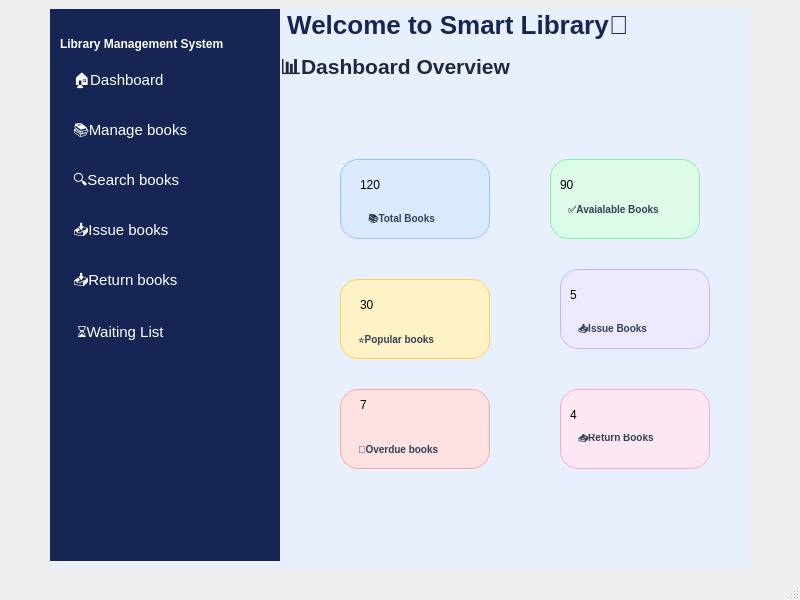
<?xml version="1.0" encoding="UTF-8"?>
<ui version="4.0">
 <class>MainWindow</class>
 <widget class="QMainWindow" name="MainWindow">
  <property name="geometry">
   <rect>
    <x>0</x>
    <y>0</y>
    <width>800</width>
    <height>600</height>
   </rect>
  </property>
  <property name="windowTitle">
   <string>MainWindow</string>
  </property>
  <widget class="QWidget" name="centralwidget">
   <layout class="QHBoxLayout" name="horizontalLayout">
    <item>
     <widget class="QWidget" name="contentarea" native="true">
      <property name="minimumSize">
       <size>
        <width>700</width>
        <height>0</height>
       </size>
      </property>
      <property name="maximumSize">
       <size>
        <width>700</width>
        <height>16777215</height>
       </size>
      </property>
      <property name="styleSheet">
       <string notr="true">background-color: #E8F0FE;
border: none;
</string>
      </property>
      <widget class="QWidget" name="sidebar" native="true">
       <property name="geometry">
        <rect>
         <x>0</x>
         <y>0</y>
         <width>230</width>
         <height>552</height>
        </rect>
       </property>
       <property name="minimumSize">
        <size>
         <width>230</width>
         <height>0</height>
        </size>
       </property>
       <property name="maximumSize">
        <size>
         <width>220</width>
         <height>16777215</height>
        </size>
       </property>
       <property name="styleSheet">
        <string notr="true">background-color: #172554;</string>
       </property>
       <widget class="QLabel" name="label">
        <property name="geometry">
         <rect>
          <x>10</x>
          <y>10</y>
          <width>210</width>
          <height>16</height>
         </rect>
        </property>
        <property name="styleSheet">
         <string notr="true">	color: white;  font-weight: bold;
font:  15pt &quot;Times New Roman&quot;;</string>
        </property>
        <property name="text">
         <string>Library Management System</string>
        </property>
       </widget>
       <widget class="QPushButton" name="dashboard">
        <property name="geometry">
         <rect>
          <x>10</x>
          <y>50</y>
          <width>141</width>
          <height>45</height>
         </rect>
        </property>
        <property name="styleSheet">
         <string notr="true">QPushButton {
    color: white;
    background-color: transparent;
    border: 1px solid transparent;
    border-radius: 10px;
    padding: 12px;
    text-align: left;
    font-size: 15px;
}

QPushButton:hover {
    background-color: #2563EB;
    border: 1px solid #60A5FA;
    border-radius: 10px;
}

QPushButton:checked {
    background-color: #2563EB;
    border: 1px solid #60A5FA;
    border-radius: 10px;
}</string>
        </property>
        <property name="text">
         <string>🏠Dashboard</string>
        </property>
        <property name="checkable">
         <bool>true</bool>
        </property>
       </widget>
       <widget class="QPushButton" name="pushButton_2">
        <property name="geometry">
         <rect>
          <x>10</x>
          <y>100</y>
          <width>151</width>
          <height>45</height>
         </rect>
        </property>
        <property name="styleSheet">
         <string notr="true">QPushButton {
    color: white;
    background-color: transparent;
    border: 1px solid transparent;
    border-radius: 10px;
    padding: 12px;
    text-align: left;
    font-size: 15px;
}

QPushButton:hover {
    background-color: #2563EB;
    border: 1px solid #60A5FA;
    border-radius: 10px;
}

QPushButton:checked {
    background-color: #2563EB;
    border: 1px solid #60A5FA;
    border-radius: 10px;
}</string>
        </property>
        <property name="text">
         <string>📚Manage books</string>
        </property>
        <property name="checkable">
         <bool>true</bool>
        </property>
       </widget>
       <widget class="QPushButton" name="pushButton_3">
        <property name="geometry">
         <rect>
          <x>10</x>
          <y>150</y>
          <width>141</width>
          <height>45</height>
         </rect>
        </property>
        <property name="styleSheet">
         <string notr="true">QPushButton {
    color: white;
    background-color: transparent;
    border: 1px solid transparent;
    border-radius: 10px;
    padding: 12px;
    text-align: left;
    font-size: 15px;
}

QPushButton:hover {
    background-color: #2563EB;
    border: 1px solid #60A5FA;
    border-radius: 10px;
}

QPushButton:checked {
    background-color: #2563EB;
    border: 1px solid #60A5FA;
    border-radius: 10px;
}</string>
        </property>
        <property name="text">
         <string>🔍Search books</string>
        </property>
        <property name="checkable">
         <bool>true</bool>
        </property>
       </widget>
       <widget class="QPushButton" name="pushButton_4">
        <property name="geometry">
         <rect>
          <x>10</x>
          <y>200</y>
          <width>131</width>
          <height>45</height>
         </rect>
        </property>
        <property name="styleSheet">
         <string notr="true">QPushButton {
    color: white;
    background-color: transparent;
    border: 1px solid transparent;
    border-radius: 10px;
    padding: 12px;
    text-align: left;
    font-size: 15px;
}

QPushButton:hover {
    background-color: #2563EB;
    border: 1px solid #60A5FA;
    border-radius: 10px;
}

QPushButton:checked {
    background-color: #2563EB;
    border: 1px solid #60A5FA;
    border-radius: 10px;
}</string>
        </property>
        <property name="text">
         <string>📥Issue books</string>
        </property>
        <property name="checkable">
         <bool>true</bool>
        </property>
       </widget>
       <widget class="QPushButton" name="pushButton_5">
        <property name="geometry">
         <rect>
          <x>10</x>
          <y>250</y>
          <width>141</width>
          <height>45</height>
         </rect>
        </property>
        <property name="styleSheet">
         <string notr="true">QPushButton {
    color: white;
    background-color: transparent;
    border: 1px solid transparent;
    border-radius: 10px;
    padding: 12px;
    text-align: left;
    font-size: 15px;
}

QPushButton:hover {
    background-color: #2563EB;
    border: 1px solid #60A5FA;
    border-radius: 10px;
}

QPushButton:checked {
    background-color: #2563EB;
    border: 1px solid #60A5FA;
    border-radius: 10px;
}</string>
        </property>
        <property name="text">
         <string>📥Return books</string>
        </property>
        <property name="checkable">
         <bool>true</bool>
        </property>
       </widget>
       <widget class="QPushButton" name="pushButton_6">
        <property name="geometry">
         <rect>
          <x>10</x>
          <y>300</y>
          <width>131</width>
          <height>45</height>
         </rect>
        </property>
        <property name="styleSheet">
         <string notr="true">QPushButton {
    color: white;
    background-color: transparent;
    border: 1px solid transparent;
    border-radius: 10px;
    padding: 12px;
    text-align: left;
    font-size: 15px;
}

QPushButton:hover {
    background-color: #2563EB;
    border: 1px solid #60A5FA;
    border-radius: 10px;
}

QPushButton:checked {
    background-color: #2563EB;
    border: 1px solid #60A5FA;
    border-radius: 10px;
}</string>
        </property>
        <property name="text">
         <string>	⏳Waiting List</string>
        </property>
        <property name="checkable">
         <bool>true</bool>
        </property>
       </widget>
       <widget class="QWidget" name="sidebar_2" native="true">
        <property name="geometry">
         <rect>
          <x>0</x>
          <y>0</y>
          <width>250</width>
          <height>552</height>
         </rect>
        </property>
        <property name="minimumSize">
         <size>
          <width>250</width>
          <height>0</height>
         </size>
        </property>
        <property name="maximumSize">
         <size>
          <width>220</width>
          <height>16777215</height>
         </size>
        </property>
        <property name="styleSheet">
         <string notr="true">background-color: #172554;</string>
        </property>
        <widget class="QLabel" name="label_15">
         <property name="geometry">
          <rect>
           <x>10</x>
           <y>10</y>
           <width>210</width>
           <height>50</height>
          </rect>
         </property>
         <property name="styleSheet">
          <string notr="true">	color: white;  font-weight: bold;
font:  15pt &quot;Times New Roman&quot;;</string>
         </property>
         <property name="text">
          <string>Library Management System</string>
         </property>
        </widget>
        <widget class="QPushButton" name="dashboard_2">
         <property name="geometry">
          <rect>
           <x>10</x>
           <y>50</y>
           <width>141</width>
           <height>45</height>
          </rect>
         </property>
         <property name="styleSheet">
          <string notr="true">QPushButton {
    color: white;
    background-color: transparent;
    border: 1px solid transparent;
    border-radius: 10px;
    padding: 12px;
    text-align: left;
    font-size: 15px;
}

QPushButton:hover {
    background-color: #2563EB;
    border: 1px solid #60A5FA;
    border-radius: 10px;
}

QPushButton:checked {
    background-color: #2563EB;
    border: 1px solid #60A5FA;
    border-radius: 10px;
}</string>
         </property>
         <property name="text">
          <string>🏠Dashboard</string>
         </property>
         <property name="checkable">
          <bool>true</bool>
         </property>
        </widget>
        <widget class="QPushButton" name="pushButton_7">
         <property name="geometry">
          <rect>
           <x>10</x>
           <y>100</y>
           <width>151</width>
           <height>45</height>
          </rect>
         </property>
         <property name="styleSheet">
          <string notr="true">QPushButton {
    color: white;
    background-color: transparent;
    border: 1px solid transparent;
    border-radius: 10px;
    padding: 12px;
    text-align: left;
    font-size: 15px;
}

QPushButton:hover {
    background-color: #2563EB;
    border: 1px solid #60A5FA;
    border-radius: 10px;
}

QPushButton:checked {
    background-color: #2563EB;
    border: 1px solid #60A5FA;
    border-radius: 10px;
}</string>
         </property>
         <property name="text">
          <string>📚Manage books</string>
         </property>
         <property name="checkable">
          <bool>true</bool>
         </property>
        </widget>
        <widget class="QPushButton" name="pushButton_8">
         <property name="geometry">
          <rect>
           <x>10</x>
           <y>150</y>
           <width>141</width>
           <height>45</height>
          </rect>
         </property>
         <property name="styleSheet">
          <string notr="true">QPushButton {
    color: white;
    background-color: transparent;
    border: 1px solid transparent;
    border-radius: 10px;
    padding: 12px;
    text-align: left;
    font-size: 15px;
}

QPushButton:hover {
    background-color: #2563EB;
    border: 1px solid #60A5FA;
    border-radius: 10px;
}

QPushButton:checked {
    background-color: #2563EB;
    border: 1px solid #60A5FA;
    border-radius: 10px;
}</string>
         </property>
         <property name="text">
          <string>🔍Search books</string>
         </property>
         <property name="checkable">
          <bool>true</bool>
         </property>
        </widget>
        <widget class="QPushButton" name="pushButton_9">
         <property name="geometry">
          <rect>
           <x>10</x>
           <y>200</y>
           <width>131</width>
           <height>45</height>
          </rect>
         </property>
         <property name="styleSheet">
          <string notr="true">QPushButton {
    color: white;
    background-color: transparent;
    border: 1px solid transparent;
    border-radius: 10px;
    padding: 12px;
    text-align: left;
    font-size: 15px;
}

QPushButton:hover {
    background-color: #2563EB;
    border: 1px solid #60A5FA;
    border-radius: 10px;
}

QPushButton:checked {
    background-color: #2563EB;
    border: 1px solid #60A5FA;
    border-radius: 10px;
}</string>
         </property>
         <property name="text">
          <string>📥Issue books</string>
         </property>
         <property name="checkable">
          <bool>true</bool>
         </property>
        </widget>
        <widget class="QPushButton" name="pushButton_10">
         <property name="geometry">
          <rect>
           <x>10</x>
           <y>250</y>
           <width>141</width>
           <height>45</height>
          </rect>
         </property>
         <property name="styleSheet">
          <string notr="true">QPushButton {
    color: white;
    background-color: transparent;
    border: 1px solid transparent;
    border-radius: 10px;
    padding: 12px;
    text-align: left;
    font-size: 15px;
}

QPushButton:hover {
    background-color: #2563EB;
    border: 1px solid #60A5FA;
    border-radius: 10px;
}

QPushButton:checked {
    background-color: #2563EB;
    border: 1px solid #60A5FA;
    border-radius: 10px;
}</string>
         </property>
         <property name="text">
          <string>📥Return books</string>
         </property>
         <property name="checkable">
          <bool>true</bool>
         </property>
        </widget>
        <widget class="QPushButton" name="pushButton_11">
         <property name="geometry">
          <rect>
           <x>10</x>
           <y>300</y>
           <width>131</width>
           <height>45</height>
          </rect>
         </property>
         <property name="styleSheet">
          <string notr="true">QPushButton {
    color: white;
    background-color: transparent;
    border: 1px solid transparent;
    border-radius: 10px;
    padding: 12px;
    text-align: left;
    font-size: 15px;
}

QPushButton:hover {
    background-color: #2563EB;
    border: 1px solid #60A5FA;
    border-radius: 10px;
}

QPushButton:checked {
    background-color: #2563EB;
    border: 1px solid #60A5FA;
    border-radius: 10px;
}</string>
         </property>
         <property name="text">
          <string>	⏳Waiting List</string>
         </property>
         <property name="checkable">
          <bool>true</bool>
         </property>
        </widget>
       </widget>
      </widget>
      <widget class="QLabel" name="label_2">
       <property name="geometry">
        <rect>
         <x>230</x>
         <y>0</y>
         <width>411</width>
         <height>31</height>
        </rect>
       </property>
       <property name="styleSheet">
        <string notr="true">QLabel {
    color: #172554;
    font-size: 26px;
    font-weight: bold;
}</string>
       </property>
       <property name="text">
        <string> Welcome to Smart Library👋</string>
       </property>
      </widget>
      <widget class="QLabel" name="label_3">
       <property name="geometry">
        <rect>
         <x>230</x>
         <y>50</y>
         <width>251</width>
         <height>21</height>
        </rect>
       </property>
       <property name="styleSheet">
        <string notr="true">QLabel {
    color: #1E293B;
    font-size: 21px;
    font-weight: bold;
}</string>
       </property>
       <property name="text">
        <string>📊Dashboard Overview</string>
       </property>
      </widget>
      <widget class="QFrame" name="cardtotal">
       <property name="geometry">
        <rect>
         <x>290</x>
         <y>150</y>
         <width>150</width>
         <height>80</height>
        </rect>
       </property>
       <property name="minimumSize">
        <size>
         <width>150</width>
         <height>35</height>
        </size>
       </property>
       <property name="styleSheet">
        <string notr="true">QFrame#cardtotal {
    background-color: #DBEAFE;
    border: 1px solid #93C5FD;
    border-radius: 18px;
}</string>
       </property>
       <property name="frameShape">
        <enum>QFrame::Shape::StyledPanel</enum>
       </property>
       <property name="frameShadow">
        <enum>QFrame::Shadow::Raised</enum>
       </property>
       <widget class="QLabel" name="label_4">
        <property name="geometry">
         <rect>
          <x>20</x>
          <y>50</y>
          <width>91</width>
          <height>21</height>
         </rect>
        </property>
        <property name="minimumSize">
         <size>
          <width>20</width>
          <height>5</height>
         </size>
        </property>
        <property name="styleSheet">
         <string notr="true">QLabel {
    color: #334155;
    font-size: 10px;
    font-weight: bold;
    background-color: transparent;
    border: none;
    padding: 5px;
}</string>
        </property>
        <property name="text">
         <string>📚Total Books</string>
        </property>
       </widget>
       <widget class="QLabel" name="label_10">
        <property name="geometry">
         <rect>
          <x>20</x>
          <y>20</y>
          <width>37</width>
          <height>12</height>
         </rect>
        </property>
        <property name="styleSheet">
         <string notr="true">background-color: transparent;
border: none;</string>
        </property>
        <property name="text">
         <string>120</string>
        </property>
       </widget>
      </widget>
      <widget class="QFrame" name="cardavailable">
       <property name="geometry">
        <rect>
         <x>500</x>
         <y>150</y>
         <width>150</width>
         <height>80</height>
        </rect>
       </property>
       <property name="minimumSize">
        <size>
         <width>150</width>
         <height>35</height>
        </size>
       </property>
       <property name="styleSheet">
        <string notr="true">QFrame#cardavailable {
    background-color: #DCFCE7;
    border: 1px solid #86EFAC;
    border-radius: 18px;
}</string>
       </property>
       <property name="frameShape">
        <enum>QFrame::Shape::StyledPanel</enum>
       </property>
       <property name="frameShadow">
        <enum>QFrame::Shadow::Raised</enum>
       </property>
       <widget class="QLabel" name="label_5">
        <property name="geometry">
         <rect>
          <x>10</x>
          <y>40</y>
          <width>111</width>
          <height>21</height>
         </rect>
        </property>
        <property name="minimumSize">
         <size>
          <width>20</width>
          <height>5</height>
         </size>
        </property>
        <property name="styleSheet">
         <string notr="true">QLabel {
    color: #334155;
    font-size: 10px;
    font-weight: bold;
    background-color: transparent;
    border: none;
    padding: 5px;
}</string>
        </property>
        <property name="text">
         <string>✅Avaialable Books</string>
        </property>
       </widget>
       <widget class="QLabel" name="label_11">
        <property name="geometry">
         <rect>
          <x>10</x>
          <y>20</y>
          <width>37</width>
          <height>12</height>
         </rect>
        </property>
        <property name="styleSheet">
         <string notr="true">background-color: transparent;
border: none;</string>
        </property>
        <property name="text">
         <string>90</string>
        </property>
       </widget>
      </widget>
      <widget class="QFrame" name="cardoverdue">
       <property name="geometry">
        <rect>
         <x>290</x>
         <y>380</y>
         <width>150</width>
         <height>80</height>
        </rect>
       </property>
       <property name="minimumSize">
        <size>
         <width>150</width>
         <height>35</height>
        </size>
       </property>
       <property name="styleSheet">
        <string notr="true">QFrame#cardoverdue {
    background-color: #FEE2E2;
    border: 1px solid #FCA5A5;
    border-radius: 18px;
}</string>
       </property>
       <property name="frameShape">
        <enum>QFrame::Shape::StyledPanel</enum>
       </property>
       <property name="frameShadow">
        <enum>QFrame::Shadow::Raised</enum>
       </property>
       <widget class="QLabel" name="label_6">
        <property name="geometry">
         <rect>
          <x>10</x>
          <y>50</y>
          <width>101</width>
          <height>21</height>
         </rect>
        </property>
        <property name="minimumSize">
         <size>
          <width>15</width>
          <height>5</height>
         </size>
        </property>
        <property name="styleSheet">
         <string notr="true">QLabel {
    color: #334155;
    font-size: 10px;
    font-weight: bold;
    background-color: transparent;
    border: none;
    padding: 5px;
}</string>
        </property>
        <property name="text">
         <string>⏰Overdue books</string>
        </property>
       </widget>
       <widget class="QLabel" name="label_16">
        <property name="geometry">
         <rect>
          <x>20</x>
          <y>10</y>
          <width>37</width>
          <height>12</height>
         </rect>
        </property>
        <property name="styleSheet">
         <string notr="true">background-color: transparent;
border: none;</string>
        </property>
        <property name="text">
         <string>7</string>
        </property>
       </widget>
      </widget>
      <widget class="QFrame" name="cardpopular">
       <property name="geometry">
        <rect>
         <x>290</x>
         <y>270</y>
         <width>150</width>
         <height>80</height>
        </rect>
       </property>
       <property name="minimumSize">
        <size>
         <width>150</width>
         <height>35</height>
        </size>
       </property>
       <property name="styleSheet">
        <string notr="true">QFrame#cardpopular {
    background-color: #FEF3C7;
    border: 1px solid #FCD34D;
    border-radius: 18px;
}</string>
       </property>
       <property name="frameShape">
        <enum>QFrame::Shape::StyledPanel</enum>
       </property>
       <property name="frameShadow">
        <enum>QFrame::Shadow::Raised</enum>
       </property>
       <widget class="QLabel" name="label_7">
        <property name="geometry">
         <rect>
          <x>10</x>
          <y>50</y>
          <width>101</width>
          <height>21</height>
         </rect>
        </property>
        <property name="minimumSize">
         <size>
          <width>20</width>
          <height>5</height>
         </size>
        </property>
        <property name="styleSheet">
         <string notr="true">QLabel {
    color: #334155;
    font-size: 10px;
    font-weight: bold;
    background-color: transparent;
    border: none;
    padding: 5px;
}</string>
        </property>
        <property name="text">
         <string>⭐Popular books</string>
        </property>
       </widget>
       <widget class="QLabel" name="label_13">
        <property name="geometry">
         <rect>
          <x>20</x>
          <y>20</y>
          <width>37</width>
          <height>12</height>
         </rect>
        </property>
        <property name="styleSheet">
         <string notr="true">background-color: transparent;
border: none;</string>
        </property>
        <property name="text">
         <string>30</string>
        </property>
       </widget>
      </widget>
      <widget class="QFrame" name="cardissue">
       <property name="geometry">
        <rect>
         <x>510</x>
         <y>260</y>
         <width>150</width>
         <height>80</height>
        </rect>
       </property>
       <property name="minimumSize">
        <size>
         <width>150</width>
         <height>35</height>
        </size>
       </property>
       <property name="styleSheet">
        <string notr="true">QFrame#cardissue {
    background-color: #EDE9FE;
    border: 1px solid #C4B5FD;
    border-radius: 18px;
}</string>
       </property>
       <property name="frameShape">
        <enum>QFrame::Shape::StyledPanel</enum>
       </property>
       <property name="frameShadow">
        <enum>QFrame::Shadow::Raised</enum>
       </property>
       <widget class="QLabel" name="label_8">
        <property name="geometry">
         <rect>
          <x>10</x>
          <y>50</y>
          <width>101</width>
          <height>21</height>
         </rect>
        </property>
        <property name="minimumSize">
         <size>
          <width>20</width>
          <height>5</height>
         </size>
        </property>
        <property name="maximumSize">
         <size>
          <width>16777215</width>
          <height>16777215</height>
         </size>
        </property>
        <property name="styleSheet">
         <string notr="true">QLabel {
    color: #334155;
    font-size: 10px;
    font-weight: bold;
    background-color: transparent;
    border: none;
    padding: 5px;
}</string>
        </property>
        <property name="text">
         <string>📥Issue Books</string>
        </property>
       </widget>
       <widget class="QLabel" name="label_12">
        <property name="geometry">
         <rect>
          <x>10</x>
          <y>20</y>
          <width>37</width>
          <height>12</height>
         </rect>
        </property>
        <property name="styleSheet">
         <string notr="true">background-color: transparent;
border: none;</string>
        </property>
        <property name="text">
         <string>5</string>
        </property>
       </widget>
      </widget>
      <widget class="QFrame" name="cardreturn">
       <property name="geometry">
        <rect>
         <x>510</x>
         <y>380</y>
         <width>150</width>
         <height>80</height>
        </rect>
       </property>
       <property name="minimumSize">
        <size>
         <width>150</width>
         <height>35</height>
        </size>
       </property>
       <property name="styleSheet">
        <string notr="true">QFrame#cardreturn{
    background-color: #FCE7F3;
    border: 1px solid #F9A8D4;
    border-radius: 18px;
}</string>
       </property>
       <property name="frameShape">
        <enum>QFrame::Shape::StyledPanel</enum>
       </property>
       <property name="frameShadow">
        <enum>QFrame::Shadow::Raised</enum>
       </property>
       <widget class="QLabel" name="label_9">
        <property name="geometry">
         <rect>
          <x>10</x>
          <y>40</y>
          <width>101</width>
          <height>20</height>
         </rect>
        </property>
        <property name="minimumSize">
         <size>
          <width>15</width>
          <height>5</height>
         </size>
        </property>
        <property name="styleSheet">
         <string notr="true">QLabel {
    color: #334155;
    font-size: 10px;
    font-weight: bold;
    background-color: transparent;
    border: none;
    padding: 5px;
}</string>
        </property>
        <property name="text">
         <string>📥Return Books</string>
        </property>
       </widget>
       <widget class="QLabel" name="label_14">
        <property name="geometry">
         <rect>
          <x>10</x>
          <y>20</y>
          <width>37</width>
          <height>12</height>
         </rect>
        </property>
        <property name="styleSheet">
         <string notr="true">background-color: transparent;
border: none;</string>
        </property>
        <property name="text">
         <string>4</string>
        </property>
       </widget>
      </widget>
     </widget>
    </item>
   </layout>
  </widget>
  <widget class="QMenuBar" name="menubar">
   <property name="geometry">
    <rect>
     <x>0</x>
     <y>0</y>
     <width>800</width>
     <height>18</height>
    </rect>
   </property>
  </widget>
  <widget class="QStatusBar" name="statusbar"/>
 </widget>
 <resources/>
 <connections/>
</ui>
